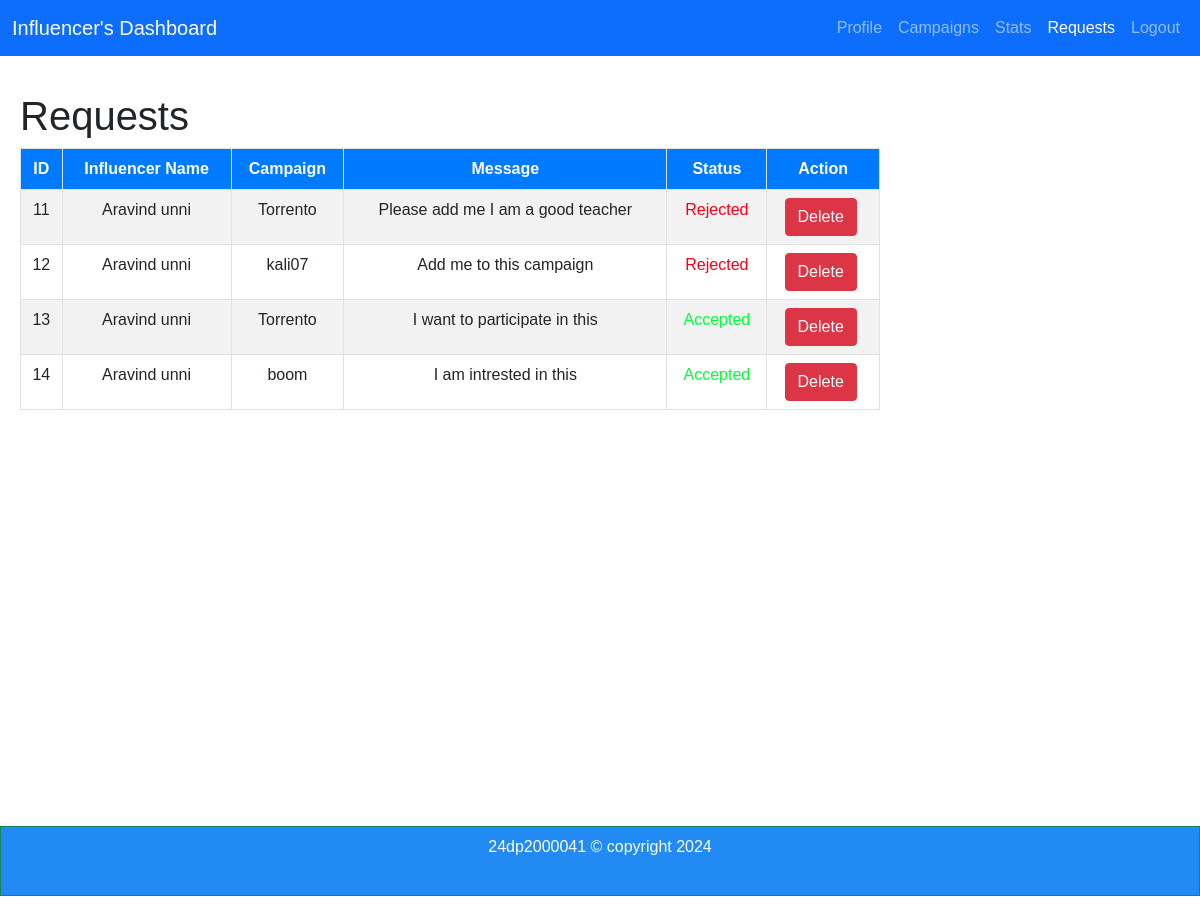
The app's page /request_i (signed in) with its own data.
### app.py (models this page shows, shortened)
class AdRequest(db.Model):
    id = db.Column(db.Integer, primary_key=True)
    campaign_id = db.Column(db.Integer, db.ForeignKey('campaign.id'))
    influencer_id = db.Column(db.Integer, db.ForeignKey('user.id'))
    message = db.Column(db.String(500))  # Ensure this matches your schema
    status = db.Column(db.String(64), default='Pending')  # Added default status
    campaign = db.relationship('Campaign', backref='ad_requests')
    influencer = db.relationship('User', backref='ad_requests')

class User(db.Model, UserMixin):
    id = db.Column(db.Integer, primary_key=True)
    fname = db.Column(db.String(50), nullable=False)
    lname = db.Column(db.String(50), nullable=False)
    email = db.Column(db.String(100), unique=True, nullable=False)
    password = db.Column(db.String(200), nullable=False)
    category = db.Column(db.String(50), nullable=False)
    role = db.Column(db.String(50), nullable=False)
    info = db.Column(db.Text, nullable=True)
    profile_pic = db.Column(db.String(100), default='default.jpeg')
    rating = db.Column(db.Integer)
    earnings = db.Column(db.Float)
    @property
    def is_active(self):
        return True

class Campaign(db.Model):
    id = db.Column(db.Integer, primary_key=True, autoincrement=True)
    name = db.Column(db.String(64), index=True)
    description = db.Column(db.String(256))
    start_date = db.Column(db.Date)
    end_date = db.Column(db.Date)
    budget = db.Column(db.Float)
    visibility = db.Column(db.String(64))
    goals = db.Column(db.String(256))
    sponsor_id = db.Column(db.Integer, db.ForeignKey('user.id'))

### app.py (the view)
@app.route('/request_i')
@login_required
def request_i():
    user_requests = AdRequest.query.filter_by(influencer_id=current_user.id).all()
    return render_template('request_i.html', requests=user_requests)

### app.py (called while the page is built)
@login_manager.user_loader
def load_user(user_id):
    return User.query.get(int(user_id))

### templates/request_i.html (shortened to what this page needs)
<!DOCTYPE html>
<html lang="en">
<head>
    <link rel="stylesheet" href="/static/style.css">
    <link href="https://cdn.jsdelivr.net/npm/bootstrap@5.0.2/dist/css/bootstrap.min.css" rel="stylesheet">
</head>
<body>
    <nav class="navbar navbar-expand-sm bg-primary navbar-dark fixed-top" id="navi">
        <div class="container-fluid">
            <a class="navbar-brand" href="#">Influencer's Dashboard</a>
            <div class="collapse navbar-collapse justify-content-end" id="navbarNavDropdown">
                <ul class="navbar-nav">
                    <li class="nav-item">
                        <a class="nav-link " href="/influencer_dashboard">Profile</a>
                    </li>
                    <li class="nav-item">
                        <a class="nav-link" aria-current="page" href="/campaigni">Campaigns</a>
                    </li>
                    <li class="nav-item">
                        <a class="nav-link" href="/stats_influencer">Stats</a>
                    </li>
                    <li class="nav-item">
                        <a class="nav-link active" aria-current="page" href="/request_i">Requests</a>
                    </li>
                    <li class="nav-item">
                        <a class="nav-link" href="/logout">Logout</a>
                    </li>
                </ul>
            </div>
        </div>
    </nav>
    <br>
    <br>
    <div class="container-fluid">
        <div class="row">
            <div class="col-md-9 content">
                <br>
                <h1>Requests</h1>
                <div class="table-responsive">
                    <table class="table table-striped table-bordered">
                        <thead>
                            <tr>
                                <th>ID</th>
                                <th>Influencer Name</th>
                                <th>Campaign</th>
                                <th>Message</th>
                                <th>Status</th>
                                <th>Action</th>
                            </tr>
                        </thead>
                        <tbody>
                            {% for request in requests %}
                            <tr>
                                <td>{{ request.id }}</td>
                                <td>{{ request.influencer.fname }} {{ request.influencer.lname }}</td>
                                <td>{{ request.campaign.name }}</td>
                                <td>{{ request.message }}</td>
                                <td class="status-{{ request.status|lower }}">
                                    {{ request.status }}
                                </td>
                                <td>
                                    <form method="POST" action="{{ url_for('delete_requesti', id=request.id) }}" style="display:inline;">
                                        <button type="submit" class="btn btn-danger btn-action">Delete</button>
                                    </form>
                                </td>
                            </tr>
                            {% endfor %}
                        </tbody>
                    </table>
                </div>
            </div>
        </div>
    </div>
    <div class="border border-success p-2 mb-2" id="kaal">
        24dp2000041 © copyright 2024
</div>
</body>
</html>

### Static/style.css (style rules this page uses)
* { margin: 0px; }

### templates/request_i.html (style rules this page uses)
body { font-family: Arial, sans-serif; }
.navbar { margin-bottom: 0; }
.content { padding: 20px; }
.table th, .table td { text-align: center; }
.table thead th { background-color: #007bff; color: white; }
.btn-action { margin-right: 5px; }
.status-accepted { color: #00ff3c; background-color: #d4edda; }
.status-rejected { color: #fc0019; background-color: #f8d7da; }
#kaal { background-color: rgb(33, 138, 243); color: rgb(255, 255, 255); text-align: center; padding: 0px; margin-top: 380px; height: 70px; }

### records on screen
AdRequest: id "11", influencer.fname "Aravind", influencer.lname "unni", campaign.name "Torrento", message "Please add me I am a good teacher", status "Rejected"
AdRequest: id "12", influencer.fname "Aravind", influencer.lname "unni", campaign.name "kali07", message "Add me to this campaign", status "Rejected"
AdRequest: id "13", influencer.fname "Aravind", influencer.lname "unni", campaign.name "Torrento", message "I want to participate in this", status "Accepted"
AdRequest: id "14", influencer.fname "Aravind", influencer.lname "unni", campaign.name "boom", message "I am intrested in this", status "Accepted"
